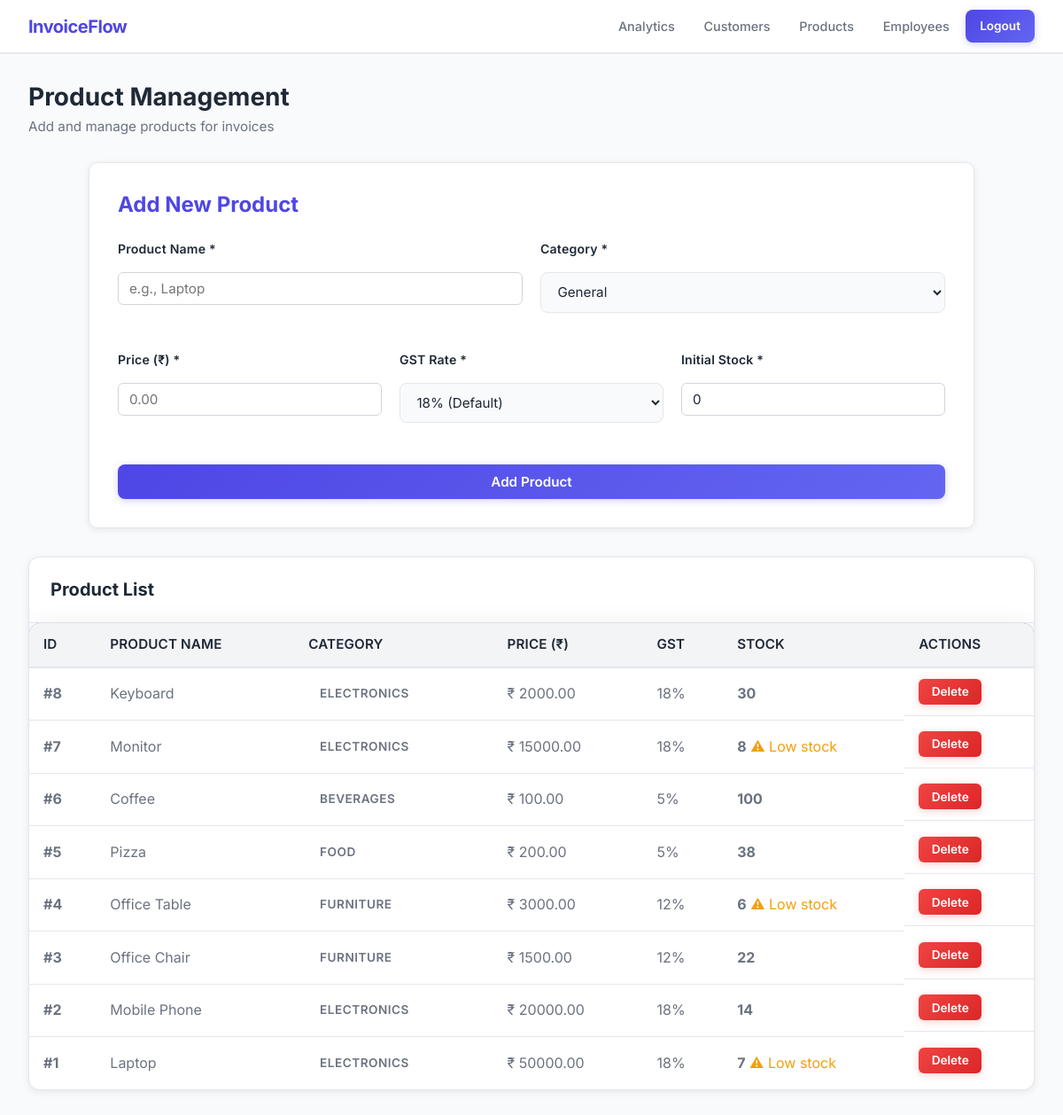
/admin/products (signed in), run on an earlier commit of the app's database.
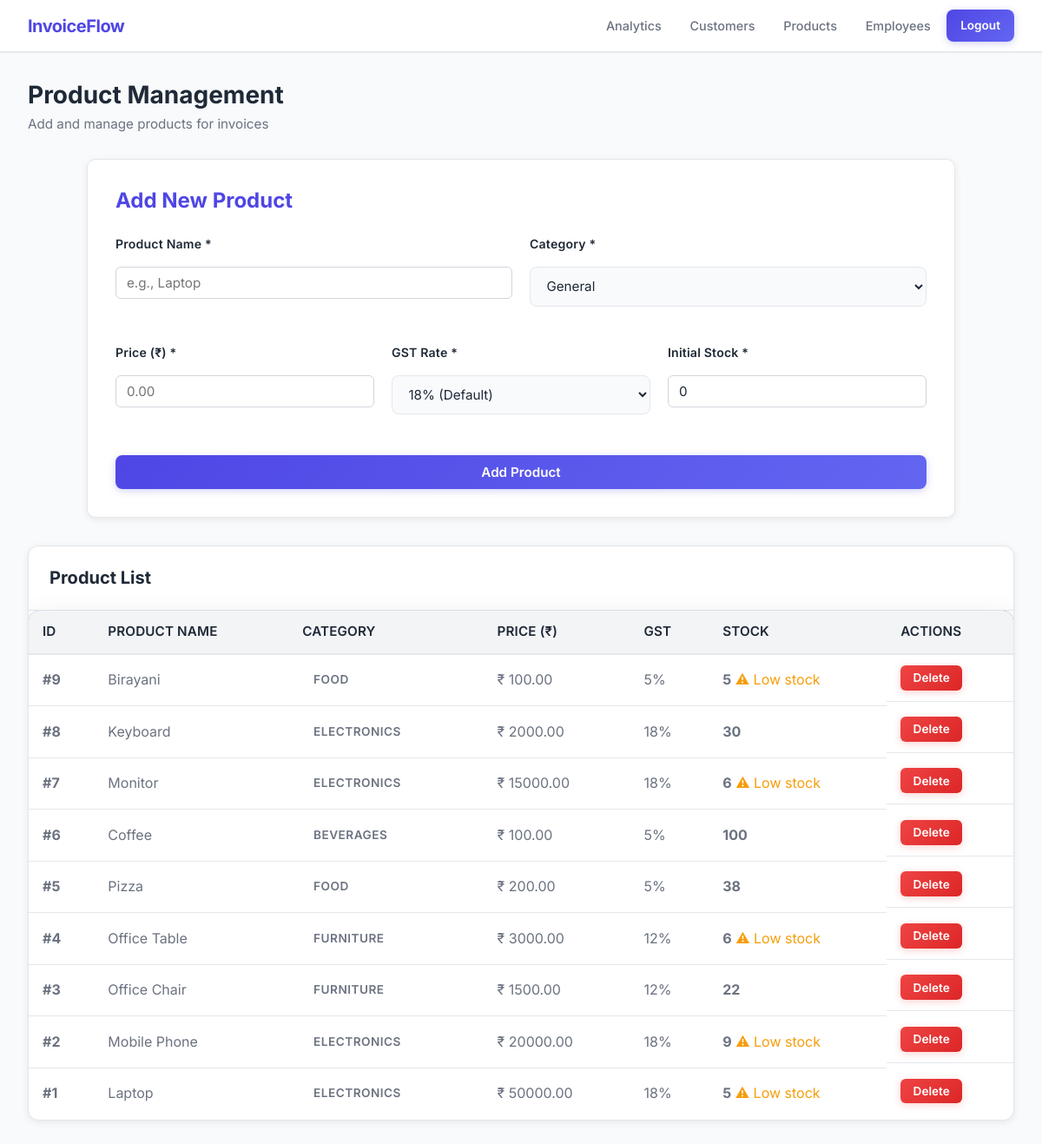
And on a later commit of the database.
### tables this page shows
CREATE TABLE products (
            id INTEGER PRIMARY KEY AUTOINCREMENT,
            name TEXT NOT NULL UNIQUE,
            category TEXT DEFAULT 'General',
            price REAL NOT NULL,
            gst REAL NOT NULL DEFAULT 0.18,
            stock INTEGER DEFAULT 0,
            created_date TEXT NOT NULL
        );

### admin_routes.py (the view, shortened to what this page needs)
@admin_bp.route('/admin/products', methods=['GET', 'POST'])
@app.require_role('admin')
def admin_products():
    conn = app.get_db_connection()
    products = conn.execute('SELECT * FROM products ORDER BY id DESC').fetchall()
    conn.close()
    return render_template('admin/products.html', products=products)

### app.py (called while the page is built, shortened)
def get_db_connection():
    connection = sqlite3.connect(DATABASE)
    connection.row_factory = sqlite3.Row
    return connection

def require_role(*roles):
    def decorator(f):
        @wraps(f)
        def decorated_function(*args, **kwargs):
            user_role = session.get('role')
            return f(*args, **kwargs)
        return decorated_function
    return decorator

### templates/admin/products.html (shortened to what this page needs)
{% extends "base.html" %}
{% block content %}
<div class="dashboard-header">
    <h1>Product Management</h1>
    <p>Add and manage products for invoices</p>
</div>
<div class="form-container">
    <h2>Add New Product</h2>
    <form method="POST">
        <div class="form-row two-col">
            <div class="form-group">
                <label for="product_name">Product Name *</label>
                <input type="text" id="product_name" name="product_name" placeholder="e.g., Laptop" required>
            </div>
            <div class="form-group">
                <label for="product_category">Category *</label>
                <select id="product_category" name="product_category" required>
                    <option value="General" selected>General</option>
                </select>
            </div>
        </div>
        <div class="form-row three-col">
            <div class="form-group">
                <label for="product_price">Price (₹) *</label>
                <input type="number" id="product_price" name="product_price" min="0" step="0.01" placeholder="0.00"
                    required>
            </div>
            <div class="form-group">
                <label for="product_gst">GST Rate *</label>
                <select id="product_gst" name="product_gst" required>
                    <option value="0.18" selected>18% (Default)</option>
                </select>
            </div>
            <div class="form-group">
                <label for="product_stock">Initial Stock *</label>
                <input type="number" id="product_stock" name="product_stock" min="0" placeholder="0" value="0" required>
            </div>
        </div>
        <div class="form-actions">
            <button type="submit" class="button">Add Product</button>
        </div>
    </form>
</div>
<div class="table-container">
    <div class="table-header">
        <h2>Product List</h2>
    </div>
    {% if products %}
    <table>
        <thead>
            <tr>
                <th>ID</th>
                <th>Product Name</th>
                <th>Category</th>
                <th>Price (₹)</th>
                <th>GST</th>
                <th>Stock</th>
                <th>Actions</th>
            </tr>
        </thead>
        <tbody>
            {% for product in products %}
            <tr>
                <td><strong>#{{ product['id'] }}</strong></td>
                <td>{{ product['name'] }}</td>
                <td><span class="badge">{{ product['category'] or 'General' }}</span></td>
                <td>₹ {{ "%.2f"|format(product['price']) }}</td>
                <td>{{ "%.0f"|format(product['gst'] * 100) if product['gst'] else 18 }}%</td>
                <td>
                    <strong>{{ product['stock'] or 0 }}</strong>
                    {% if (product['stock'] or 0) == 0 %}
                    <span style="color: #ef4444;">● Out of stock</span>
                    {% elif (product['stock'] or 0) < 10 %} <span style="color: #f59e0b;">⚠ Low stock</span>
                        {% endif %}
                </td>
                <td class="table-actions">
                    <form method="POST" action="{{ url_for('admin.delete_product', product_id=product['id']) }}"
                        style="display:inline;">
                        <button type="submit" class="button danger mini"
                            onclick="return confirm('Are you sure?')">Delete</button>
                    </form>
                </td>
            </tr>
            {% endfor %}
        </tbody>
    </table>
    {% else %}
    <div style="padding: 2rem; text-align: center; color: var(--text-secondary);">
        <p>No products yet. Add your first product above.</p>
    </div>
    {% endif %}
</div>
{% endblock %}

What changed in the data, as far as the page shows it:
added products: id "9", name "Birayani", category "FOOD", price "100.00", gst "5", stock "5", shows "⚠ Low stock"
changed products "Monitor": stock "8" → "6"
changed products "Mobile Phone": stock "14" → "9"; now shows "⚠ Low stock"
changed products "Laptop": stock "7" → "5"
